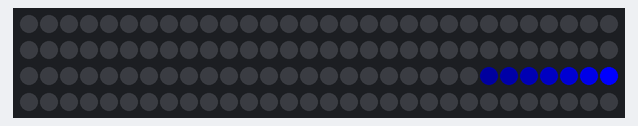
This sketch was run on a simulated Arduino Uno, built with avr-gcc and run on an emulated ATmega328P. Parts: 120 RGB LEDs in strip order, left to right, continuing on the next row.

Above: at 0.96 s.

The sketch:

fireworks-1.ino
```cpp
#include <FastLED.h>
#define LED_PIN     7
#define NUM_LEDS    120
int count = 1;
int i = 0;
CRGB leds[NUM_LEDS];
void setup() {
  FastLED.addLeds<WS2812, LED_PIN, GRB>(leds, NUM_LEDS);

}
void loop() {

  flare(0, 0, 255);
  burst(0, 0, 255);
  flare(0, 255, 0);
  burst(0, 255, 0);
  flare(255, 0, 0);
  burst(255, 0, 0);
  flare(0, 255, 255);
  burst(0, 255, 255);
  flare(255, 0, 255);
  burst(255, 0, 255);
  flare(255, 250, 0);
  burst(255, 250, 0);
  flare(50, 255, 255);
  burst(50, 255, 255);
  flare(255, 50, 150);
  burst(255, 50, 150);
  flare(255, 250, 50);
  burst(255, 250, 50);
}

void flare(int a, int b, int c) {
  for (int i = 7; i <= 89; i++) {
    leds[i] = CRGB(a, b, c);
    leds[i - 1] = CRGB(a * .7, b * .7, c * .7);
    leds[i - 2] = CRGB(a * .7 * .7, b * .7 * .7, c * .7 * .7);
    leds[i - 3] = CRGB(a * .7 * .7 * .7, b * .7 * .7 * .7, c * .7 * .7 * .7);
    leds[i - 4] = CRGB(a * .7 * .7 * .7 * .7, b * .7 * .7 * .7 * .7, c * .7 * .7 * .7 * .7);
    leds[i - 5] = CRGB(a * .7 * .7 * .7 * .7 * .7, b * .7 * .7 * .7 * .7 * .7, c * .7 * .7 * .7 * .7 * .7);
    leds[i - 6] = CRGB(a * .7 * .7 * .7 * .7 * .7 * .7, b * .7 * .7 * .7 * .7 * .7 * .7, c * .7 * .7 * .7 * .7 * .7 * .7);
    //delay();
    FastLED.show();
    leds[i - 7] = CRGB(0, 0, 0);
    FastLED.show();
  }
  FastLED.clear();

  //delay(2000);
}

void burst(int a, int b, int c) {
  for (int i = 90; i <= 119; i++) {
    leds[i] = CRGB(a, b, c);
    leds[i - 1] = CRGB(a * .7, b * .7, c * .7);
    leds[i - 2] = CRGB(a * .7 * .7, b * .7 * .7, c * .7 * .7);
    leds[i - 3] = CRGB(a * .7 * .7 * .7, b * .7 * .7 * .7, c * .7 * .7 * .7);
    leds[i - 4] = CRGB(a * .7 * .7 * .7 * .7, b * .7 * .7 * .7 * .7, c * .7 * .7 * .7 * .7);
    leds[i - 5] = CRGB(a * .7 * .7 * .7 * .7 * .7, b * .7 * .7 * .7 * .7 * .7, c * .7 * .7 * .7 * .7 * .7);
    leds[i - 6] = CRGB(a * .7 * .7 * .7 * .7 * .7 * .7, b * .7 * .7 * .7 * .7 * .7 * .7, c * .7 * .7 * .7 * .7 * .7 * .7);
    leds[i - 7] = CRGB(a * .7 * .7 * .7 * .7 * .7 * .7 * .7, b * .7 * .7 * .7 * .7 * .7 * .7 * .7, c * .7 * .7 * .7 * .7 * .7 * .7 * .7);
    leds[i - 8] = CRGB(a * .7 * .7 * .7 * .7 * .7 * .7 * .7 * .7, b * .7 * .7 * .7 * .7 * .7 * .7 * .7 * .7, c * .7 * .7 * .7 * .7 * .7 * .7 * .7 * .7);
    leds[i - 9] = CRGB(a * .7 * .7 * .7 * .7 * .7 * .7 * .7 * .7 * .7, b * .7 * .7 * .7 * .7 * .7 * .7 * .7 * .7 * .7, c * .7 * .7 * .7 * .7 * .7 * .7 * .7 * .7 * .7);
    delay(20);
    FastLED.show();
    leds[i - 10] = CRGB(0, 0, 0);
    FastLED.show();
  }
  fill_solid(leds, NUM_LEDS, CRGB::Black);
}
```
